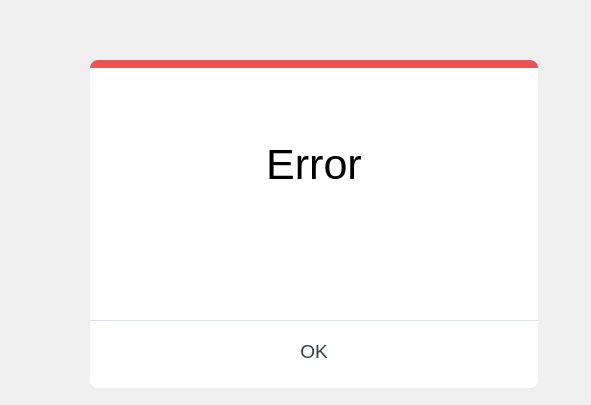
<?xml version="1.0" encoding="UTF-8"?>
<ui version="4.0">
 <class>MessageBoxError</class>
 <widget class="QWidget" name="MessageBoxError">
  <property name="geometry">
   <rect>
    <x>0</x>
    <y>0</y>
    <width>591</width>
    <height>405</height>
   </rect>
  </property>
  <property name="windowTitle">
   <string>Form</string>
  </property>
  <property name="styleSheet">
   <string notr="true">
        QWidget{
        background-color:none;
        color:none
        }
      </string>
  </property>
  <widget class="QWidget" name="MessageBox" native="true">
   <property name="geometry">
    <rect>
     <x>90</x>
     <y>60</y>
     <width>448</width>
     <height>328</height>
    </rect>
   </property>
   <property name="styleSheet">
    <string notr="true">
          QWidget{
          background-color: #FFFFFF;
          border-radius: 8px;
          }
        </string>
   </property>
   <widget class="QWidget" name="widget_2" native="true">
    <property name="geometry">
     <rect>
      <x>0</x>
      <y>0</y>
      <width>448</width>
      <height>16</height>
     </rect>
    </property>
    <property name="styleSheet">
     <string notr="true">
            QWidget{
            background-color:#ED5353;
            border-radius: 8px;
            }
          </string>
    </property>
    <widget class="QWidget" name="widget_3" native="true">
     <property name="geometry">
      <rect>
       <x>0</x>
       <y>8</y>
       <width>448</width>
       <height>8</height>
      </rect>
     </property>
     <property name="styleSheet">
      <string notr="true">
              QWidget{
              background-color:white;
              }
            </string>
     </property>
    </widget>
   </widget>
   <widget class="QPushButton" name="pushButton">
    <property name="geometry">
     <rect>
      <x>0</x>
      <y>30</y>
      <width>448</width>
      <height>41</height>
     </rect>
    </property>
    <property name="text">
     <string/>
    </property>
    <property name="icon">
     <iconset>
      <normaloff>../../../Users/Public/TWAIN/Resources/QMessageBox_Error.png</normaloff>../../../Users/Public/TWAIN/Resources/QMessageBox_Error.png</iconset>
    </property>
    <property name="iconSize">
     <size>
      <width>32</width>
      <height>32</height>
     </size>
    </property>
   </widget>
   <widget class="QPushButton" name="OKButton">
    <property name="geometry">
     <rect>
      <x>0</x>
      <y>260</y>
      <width>448</width>
      <height>61</height>
     </rect>
    </property>
    <property name="font">
     <font>
      <family>Segoe UI</family>
      <pointsize>14</pointsize>
     </font>
    </property>
    <property name="styleSheet">
     <string notr="true">
            QPushButton{
            color:#353D45;
            border-top:1px solid #DDE3ED;
            border-radius:0;
            }
          </string>
    </property>
    <property name="text">
     <string>OK</string>
    </property>
   </widget>
   <widget class="QLabel" name="label">
    <property name="geometry">
     <rect>
      <x>0</x>
      <y>80</y>
      <width>448</width>
      <height>48</height>
     </rect>
    </property>
    <property name="font">
     <font>
      <family>Segoe UI</family>
      <pointsize>32</pointsize>
     </font>
    </property>
    <property name="text">
     <string>Error</string>
    </property>
    <property name="alignment">
     <set>Qt::AlignCenter</set>
    </property>
   </widget>
   <widget class="QWidget" name="layoutWidget">
    <property name="geometry">
     <rect>
      <x>0</x>
      <y>150</y>
      <width>441</width>
      <height>102</height>
     </rect>
    </property>
    <layout class="QHBoxLayout" name="horizontalLayout">
     <item>
      <spacer name="horizontalSpacer">
       <property name="orientation">
        <enum>Qt::Horizontal</enum>
       </property>
       <property name="sizeType">
        <enum>QSizePolicy::Fixed</enum>
       </property>
       <property name="sizeHint" stdset="0">
        <size>
         <width>32</width>
         <height>96</height>
        </size>
       </property>
      </spacer>
     </item>
     <item>
      <widget class="QLabel" name="messageBoxContent">
       <property name="sizePolicy">
        <sizepolicy hsizetype="Fixed" vsizetype="Fixed">
         <horstretch>0</horstretch>
         <verstretch>0</verstretch>
        </sizepolicy>
       </property>
       <property name="minimumSize">
        <size>
         <width>360</width>
         <height>100</height>
        </size>
       </property>
       <property name="font">
        <font>
         <family>Segoe UI</family>
         <pointsize>14</pointsize>
        </font>
       </property>
       <property name="styleSheet">
        <string notr="true">QLabel{
color:#828D9E;
                  }</string>
       </property>
       <property name="text">
        <string/>
       </property>
       <property name="alignment">
        <set>Qt::AlignHCenter|Qt::AlignTop</set>
       </property>
       <property name="wordWrap">
        <bool>true</bool>
       </property>
      </widget>
     </item>
     <item>
      <spacer name="horizontalSpacer_2">
       <property name="orientation">
        <enum>Qt::Horizontal</enum>
       </property>
       <property name="sizeType">
        <enum>QSizePolicy::Fixed</enum>
       </property>
       <property name="sizeHint" stdset="0">
        <size>
         <width>32</width>
         <height>96</height>
        </size>
       </property>
      </spacer>
     </item>
    </layout>
   </widget>
  </widget>
 </widget>
 <resources/>
 <connections/>
</ui>
